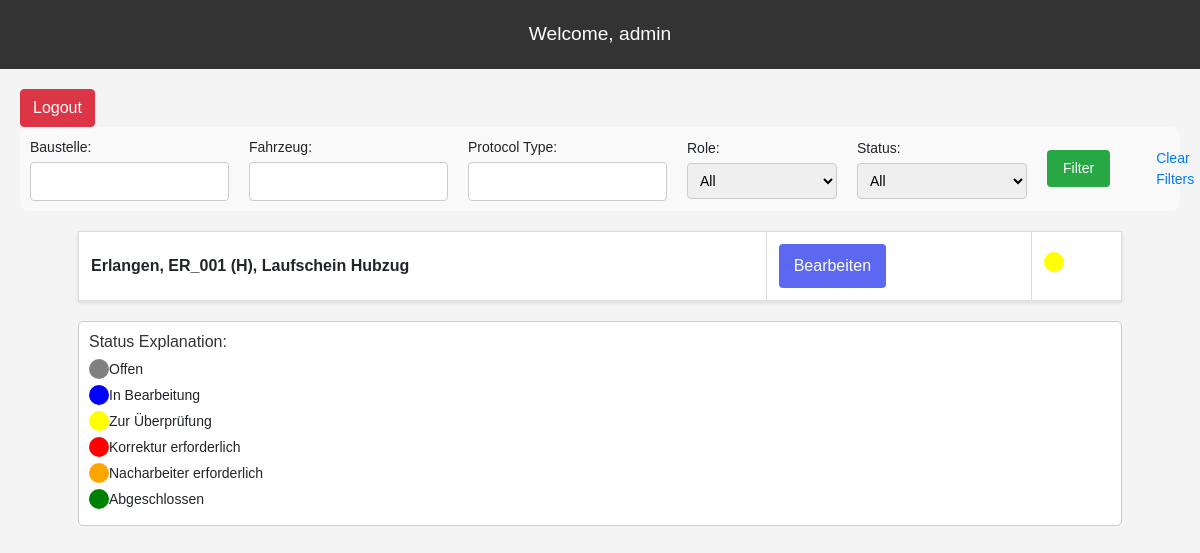
The app's page /prueferView/ (signed in), older data.
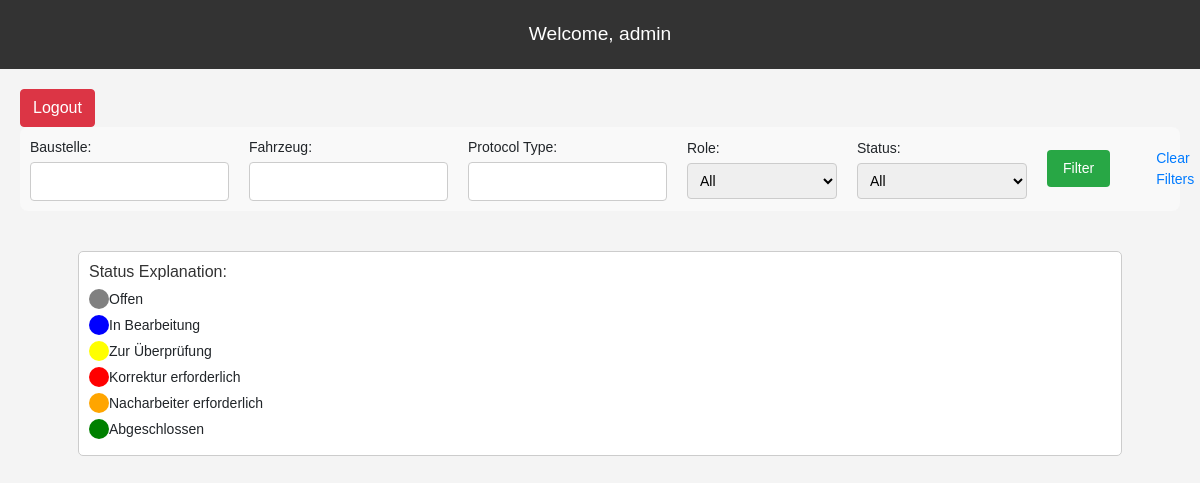
The same page, newer data.
### myapp/models.py (models this page shows, shortened)
class newFahrzeug(models.Model):
    baustelle = models.ForeignKey(newBaustelle, on_delete = models.CASCADE)
    fahrzeugName = models.CharField(max_length=30)
    isVisible = models.BooleanField(default=False)
    hubzug = models.OneToOneField(newHubzug, on_delete=models.CASCADE, null=True, blank=True)

class newBaustelle(models.Model):
    baustelleName=models.CharField(max_length=30)

class newHubzug(models.Model):
    protocol1 = models.ForeignKey(ProtocolHubzugLiftingHost, on_delete = models.CASCADE)
    protocol2 = models.ForeignKey(ProtocolHubzugLaufSeiltrommel, on_delete = models.CASCADE)
    protocol3 = models.ForeignKey(ProtocolHubzugMassSeiltrommel, on_delete = models.CASCADE)
    protocol4 = models.ForeignKey(ProtocolLaufHubzug, on_delete = models.CASCADE)
    protocol5 = models.ForeignKey(ProtocolEndkontrolle, on_delete = models.CASCADE)

### myapp/helper/modelsHelper.py (models this page shows)
class ProtocolLaufHubzug(models.Model):
    isSaved = models.BooleanField(default=False)
    isClosed = models.BooleanField(default=False)
    isExported = models.BooleanField(default=False)
    isCorrecturNeeded = models.BooleanField(default=False)
    isNacharbeiterNeeded = models.BooleanField(default=False)
    protocolName  = models.CharField(max_length=255, default="Laufschein Hubzug")
    drawing = models.TextField(verbose_name="Zeichnung-Nr / Drawing No.", null=True, blank=True)
    rev = models.TextField(verbose_name="Rev", null=True, blank=True)
    order = models.TextField(verbose_name="Auftragsnr. / Order No.", null=True, blank=True)
    order_sag = models.TextField(verbose_name="Auftragsnr.-SAG / Order No.-SAG", null=True, blank=True)
    device = models.TextField(verbose_name="Device", null=True, blank=True)
    component = models.TextField(verbose_name="Benennung/Component", null=True, blank=True)
    company = models.TextField(verbose_name="Firma / Company", null=True, blank=True)
    quantity = models.TextField(verbose_name="Stückzahl / Quantity", null=True, blank=True)
    baustelle = models.TextField(verbose_name="Baustelle", null=True, blank=True)
    hoist = models.TextField(verbose_name="Hoist", null=True, blank=True)
    loadTp = models.TextField(verbose_name="Load Tp", null=True, blank=True)
    check_size_1 = models.TextField(verbose_name="1. Horizontaler Abstand der Anschlussbohrungen* / Horizontal distance of connecting holes*", null=True, blank=True)
    check_size_2 = models.TextField(verbose_name="2. Vertikaler Abstand der Anschlussbohrungen / Vertical distance of connecting holes*", null=True, blank=True)
    check_size_3 = models.TextField(verbose_name="3. Durchmesser 1.Anschlussbohrung / Diameter of 1st connecting hole", null=True, blank=True)
    check_size_4 = models.TextField(verbose_name="4. Durchmesser 2. Anschlussbohrung / Diameter of 2nd connecting hole", null=True, blank=True)
    check_size_4a = models.TextField(verbose_name="4. Durchmesser 2. Anschlussbohrung / Diameter of 2nd connecting hole", null=True, blank=True)
    check_size_5 = models.TextField(verbose_name="5. Horizontaler Abstand zu Lochkreismitte für Lageranbau* / Horizontal distance to centre of drum bearing*", null=True, blank=True)
    check_size_6 = models.TextField(verbose_name="6. Vertikaler Abstand zu Lochkreismitte für Lageranbau* / Vertical distance to centre of drum bearing*", null=True, blank=True)
    check_size_7 = models.TextField(verbose_name="7. Durchmesser der Lagerbohrung* / Diameter of the holes for the bearings*", null=True, blank=True)
    check_size_8 = models.TextField(verbose_name="8. Abstand zwischen Trommelachse und Bohrung für Klinke / Distance between centre of drum shaft and hole for catch lever", null=True, blank=True)
    check_size_9 = models.TextField(verbose_name="9. Abstand zwischen Trommelachse und Bohrung für Klinke / Distance between centre of drum shaft and hole for catch lever", null=True, blank=True)
    check_size_10 = models.TextField(verbose_name="9. Abstand zwischen Trommelachse und Bohrung für Klinke / Distance between centre of drum shaft and hole for catch lever", null=True, blank=True)
    check_size_11 = models.TextField(verbose_name="9. Abstand zwischen Trommelachse und Bohrung für Klinke / Distance between centre of drum shaft and hole for catch lever", null=True, blank=True)
    check_size_12 = models.TextField(verbose_name="9. Abstand zwischen Trommelachse und Bohrung für Klinke / Distance between centre of drum shaft and hole for catch lever", null=True, blank=True)
    check_size_13 = models.TextField(verbose_name="9. Abstand zwischen Trommelachse und Bohrung für Klinke / Distance between centre of drum shaft and hole for catch lever", null=True, blank=True)
    check_size_14 = models.TextField(verbose_name="9. Abstand zwischen Trommelachse und Bohrung für Klinke / Distance between centre of drum shaft and hole for catch lever", null=True, blank=True)
    check_size_15 = models.TextField(verbose_name="9. Abstand zwischen Trommelachse und Bohrung für Klinke / Distance between centre of drum shaft and hole for catch lever", null=True, blank=True)
    check_size_16 = models.TextField(verbose_name="9. Abstand zwischen Trommelachse und Bohrung für Klinke / Distance between centre of drum shaft and hole for catch lever", null=True, blank=True)
    check_size_17 = models.TextField(verbose_name="9. Abstand zwischen Trommelachse und Bohrung für Klinke / Distance between centre of drum shaft and hole for catch lever", null=True, blank=True)
    check_size_18 = models.TextField(verbose_name="9. Abstand zwischen Trommelachse und Bohrung für Klinke / Distance between centre of drum shaft and hole for catch lever", null=True, blank=True)
    check_size_19 = models.TextField(verbose_name="9. Abstand zwischen Trommelachse und Bohrung für Klinke / Distance between centre of drum shaft and hole for catch lever", null=True, blank=True)
    check_size_20 = models.TextField(verbose_name="9. Abstand zwischen Trommelachse und Bohrung für Klinke / Distance between centre of drum shaft and hole for catch lever", null=True, blank=True)
    check_size_21 = models.TextField(verbose_name="9. Abstand zwischen Trommelachse und Bohrung für Klinke / Distance between centre of drum shaft and hole for catch lever", null=True, blank=True)
    check_size_22 = models.TextField(verbose_name="9. Abstand zwischen Trommelachse und Bohrung für Klinke / Distance between centre of drum shaft and hole for catch lever", null=True, blank=True)
    check_size_23 = models.TextField(verbose_name="9. Abstand zwischen Trommelachse und Bohrung für Klinke / Distance between centre of drum shaft and hole for catch lever", null=True, blank=True)
    miscellaneous = models.TextField(verbose_name="Sonstiges / Miscellaneous", blank=True, null=True)
    remark = models.TextField(verbose_name="Bemerkungen / Remarks", blank=True, null=True)
    date = models.CharField(verbose_name="Datum / Date", max_length=10, help_text="Format: dd.mm.yyyy", null=True, blank=True)
    inspector = models.CharField(verbose_name="Prüfer / Inspector", max_length=20, null=True, blank=True)
    measure = models.CharField(verbose_name="Measure", max_length=20, null=True, blank=True)
    department = models.TextField(verbose_name="Abteilung / Department", blank=True, null=True)
    last_changer = models.CharField(verbose_name="Last modified by", max_length=100, blank=True, null=True)

### myapp/views.py (the view, shortened to what this page needs)
# urls.py: path('prueferView/', views.prueferView, name='pruefer_view'),
@login_required(login_url="/")
def prueferView(request):
    username = request.session.get('username', '')
    fahrzeug_id = request.GET.get('fahrzeugId', None)
    protocols = newFahrzeug.objects.all()
    filter_form = ProtocolFilterForm(request.GET or None)
    context = {
        'username': username,
        'fahrzeug_id': fahrzeug_id,
        'fahrzeugs': protocols,
        'filter_form': filter_form
    }
    return render(request, 'prueferView.html', context)

### myapp/forms.py
class ProtocolFilterForm(forms.Form):
    baustelle = forms.CharField(max_length=100, required=False, label='Baustelle')
    fahrzeug = forms.CharField(max_length=100, required=False, label='Fahrzeug')
    protocol_name = forms.CharField(max_length=100, required=False, label='Protocol Type')
    teil = forms.ChoiceField(
        choices=[('all', 'All'),
                 ("hubzug", "Hubzug")],
        required=False,
        label='Role'
    )
    status = forms.ChoiceField(
        choices=[('all', 'All'),
                 ("offen", "Offen"),
                 ('exported', 'Abgeschlossen'),
                 ('closed', 'Zur Überprüfung'),
                 ('saved', 'In Bearbeitung'),
                 ('correction', 'Korrektur erforderlich')],
        required=False,
        label='Status'
    )

### templates/prueferView.html (shortened to what this page needs)
<!DOCTYPE html>
{% load static %}
<html lang="en">
<head>
  <link href="https://stackpath.bootstrapcdn.com/bootstrap/4.3.1/css/bootstrap.min.css" rel="stylesheet">
  <link rel="stylesheet" href="{% static 'myapp/hubzug.css' %}">
</head>
<body>
  <header>
    <div class="welcome">
      Welcome, <span id="username">{{ username }}</span>
    </div>
  </header>
  <main>
    <form action="{% url 'logout' %}" method="post" style="margin: 0;">
      <button type="submit" class="btn btn-danger">Logout</button>
    </form>
    <form class="myForm" method="get" class="filter-form">
      {{ filter_form.as_p }}
      <button type="submit" class="btn btn-primary">Filter</button>
      <a href="{% url 'pruefer_view' %}">Clear Filters</a>
  </form>
    <table>
        {% for fahrzeug in fahrzeugs %}
            {% if fahrzeug.hubzug.protocol4.isClosed %}
            <tr class="protokol-container">
              <td class="protokol-name">{{ fahrzeug.baustelle.baustelleName }}, {{ fahrzeug.fahrzeugName }}, {{ fahrzeug.hubzug.protocol4.protocolName }}</td>
              <td>
                  {% if fahrzeug.hubzug.protocol4.isExported %}
                  <button class="protokol-button" disabled>Bearbeiten</button>
                  {% else %}
                  <button class="protokol-button" onclick="location.href='{% url "protocolLaufHubzug" fahrzeug.hubzug.protocol4.id %}?fahrzeugId={{ fahrzeug.id }}'">Bearbeiten</button>
                  {% endif %}
              </td>
              <td class="status-indicator">
                  {% if fahrzeug.hubzug.protocol4.isExported %}
                  <div class="circle green"></div>
                  {% elif fahrzeug.hubzug.protocol4.isNacharbeiterNeeded %}
                  <div class="circle orange"></div>
                  {% elif fahrzeug.hubzug.protocol4.isClosed %}
                  <div class="circle yellow"></div>
                  {% elif fahrzeug.hubzug.protocol4.isSaved %}
                  <div class="circle blue"></div>
                  {% else %}
                  <div class="circle gray"></div>
                  {% endif %}
              </td>
            </tr>
            {% endif %}
        {% endfor %}
    </table>
    <div class="color-legend">
      <h3>Status Explanation:</h3>
      <ul>
        <li><div class="circle gray"></div> Offen</li>
        <li><div class="circle blue"></div> In Bearbeitung</li>
        <li><div class="circle yellow"></div> Zur Überprüfung</li>
        <li><div class="circle red"></div> Korrektur erforderlich</li>
        <li><div class="circle orange"></div> Nacharbeiter erforderlich</li>
        <li><div class="circle green"></div> Abgeschlossen</li>
      </ul>
    </div>
  </main>
</body>
</html>

Row changes from the older to the newer data that the page shows:
no longer on this page (row edited): newFahrzeug: baustelle.baustelleName "Erlangen", fahrzeugName "ER_001 (H)", hubzug.protocol4.protocolName "Laufschein Hubzug"
